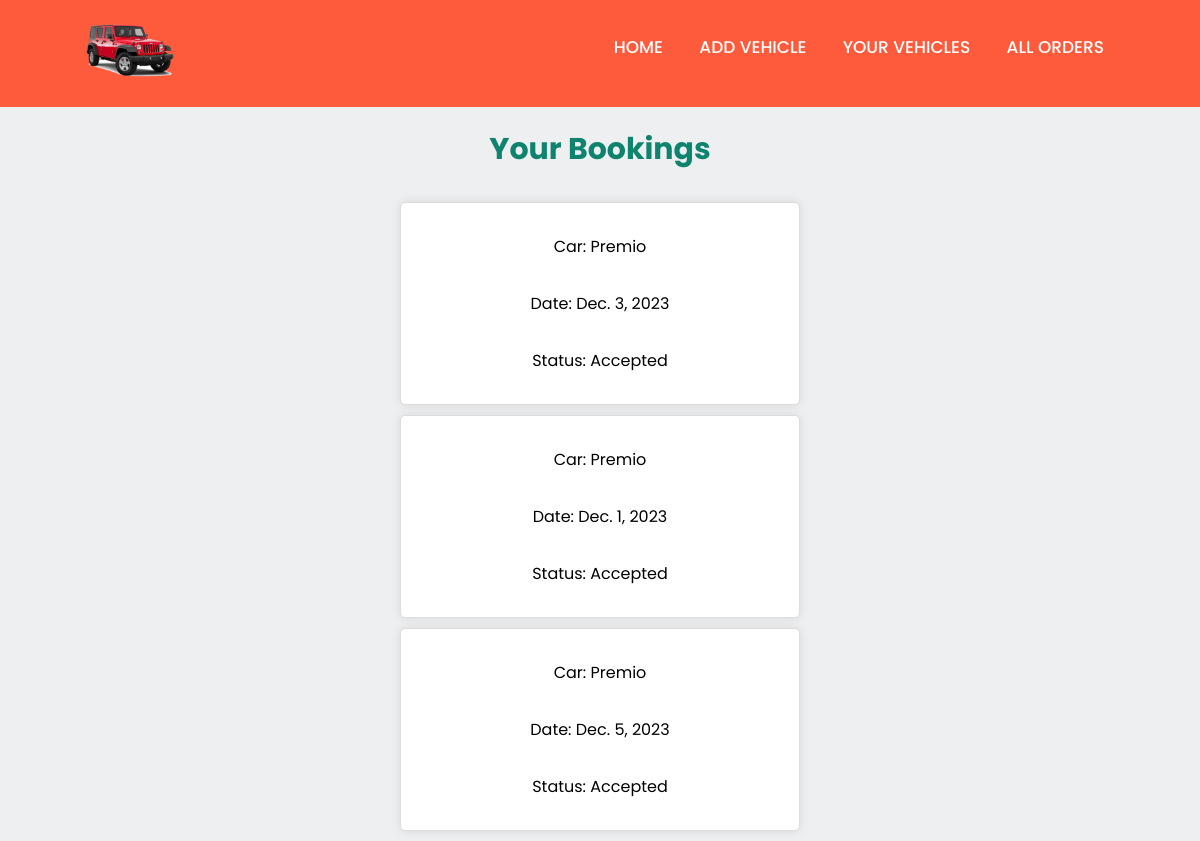
The page /all_orders (signed in) on the database its author committed.
### myapp/models.py (models this page shows, shortened)
class Booking(models.Model):
    status_choices = [
        ('Pending', 'Pending'),
        ('Accepted', 'Accepted'),
        ('Rejected', 'Rejected'),
    ]
    status = models.CharField(max_length=10, choices=status_choices, default='Pending')
    car = models.ForeignKey(Car, on_delete=models.CASCADE)
    customer = models.ForeignKey(CustomUser, on_delete=models.CASCADE)
    booking_date = models.DateField()
    created_at = models.DateTimeField(auto_now_add=True)

class Car(models.Model):
    model = models.CharField(max_length=100)
    image = models.ImageField(upload_to="")
    car_dealer = models.ForeignKey(
        CustomUser,
        on_delete=models.CASCADE,  # This specifies what happens when the referenced CustomUser is deleted
        related_name='cars',       # This allows you to access the related cars from a CustomUser instance
    )
    capacity = models.CharField(max_length=2)
    is_available = models.BooleanField(default=True)
    rent = models.CharField(max_length=10, blank=True)

### myapp/views.py (the view)
# urls.py: path('all_orders',views.dealer_bookings,name='all_orders'),
def dealer_bookings(request):
    dealer = request.user
    bookings = Booking.objects.filter(car__car_dealer=dealer)
    return render(request, 'all_orders.html', {'bookings': bookings})

### templates/all_orders.html (shortened to what this page needs)
{% extends 'dealer_base.html' %} {% block content %}
<h1>Your Bookings</h1>
<ul>
  {% for booking in bookings %}
  <li>
    <p>Car: {{ booking.car.model }}</p>
    <p>Date: {{ booking.booking_date }}</p>
    <p>Status: {{booking.status }}</p>
  </li>
  {% endfor %}
</ul>
{% endblock %}

### templates/dealer_base.html (style rules this page uses)
body { font-family: "Poppins", sans-serif; background: #eeeff1; margin: 0; padding: 0; }

### templates/all_orders.html (style rules this page uses)
body { font-family: "Poppins", sans-serif; margin: 0; padding: 0; display: flex; flex-direction: column; align-items: center; }
h1 { color: #0e836d; font-size: 30px; margin-bottom: 20px; text-align: center; }
ul { list-style: none; padding: 0; margin: 0; }
li { background-color: #fff; border: 1px solid #ddd; border-radius: 5px; margin: 10px; padding: 15px; box-shadow: 0 0 10px rgba(0, 0, 0, 0.1); display: flex; flex-direction: column; align-items: center; text-align: center; width: 400px; box-sizing: border-box; }

### rows shown on the page
Booking: car.model "Premio", booking_date "Dec. 3, 2023", status "Accepted"
Booking: car.model "Premio", booking_date "Dec. 1, 2023", status "Accepted"
Booking: car.model "Premio", booking_date "Dec. 5, 2023", status "Accepted"
